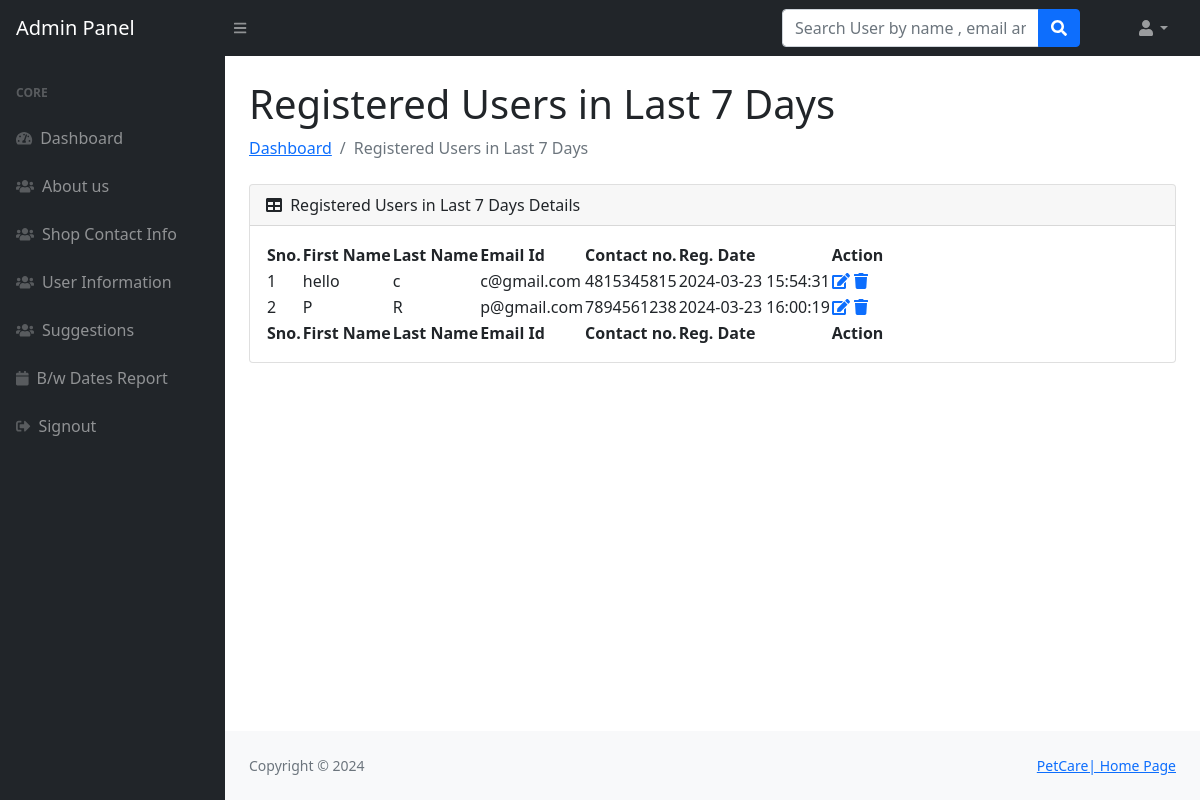
The page /admin_panel/loginsystem/admin/lastsevendays-reg-users.php (signed in) on the database its author committed.
### tables this page shows
CREATE TABLE `users` (
  `id` int NOT NULL AUTO_INCREMENT,
  `fname` varchar(255) DEFAULT NULL,
  `lname` varchar(255) DEFAULT NULL,
  `email` varchar(255) DEFAULT NULL,
  `password` varchar(300) DEFAULT NULL,
  `contactno` varchar(11) DEFAULT NULL,
  `posting_date` timestamp NOT NULL DEFAULT CURRENT_TIMESTAMP,
  PRIMARY KEY (`id`)
);

### admin_panel/loginsystem/admin/lastsevendays-reg-users.php (the view, shortened to what this page needs)
<?php session_start();
include_once('../includes/config.php');
if (strlen($_SESSION['adminid']==0)) {
  header('location:logout.php');
  } else{
   ?>
<!DOCTYPE html>
<html lang="en">
    <head>
        <link href="https://cdn.jsdelivr.net/npm/simple-datatables@latest/dist/style.css" rel="stylesheet" />
        <link href="../css/styles.css" rel="stylesheet" />
    </head>
    <body class="sb-nav-fixed">
      <?php include_once('includes/navbar.php');?>
        <div id="layoutSidenav">
         <?php include_once('includes/sidebar.php');?>
            <div id="layoutSidenav_content">
                <main>
                    <div class="container-fluid px-4">
                        <h1 class="mt-4">Registered Users in Last 7 Days </h1>
                        <ol class="breadcrumb mb-4">
                            <li class="breadcrumb-item"><a href="dashboard.php">Dashboard</a></li>
                            <li class="breadcrumb-item active">Registered Users in Last 7 Days </li>
                        </ol>
                        <div class="card mb-4">
                            <div class="card-header">
                                <i class="fas fa-table me-1"></i>
                          Registered Users in Last 7 Days  Details
                            </div>
                            <div class="card-body">
                                <table id="datatablesSimple">
                                    <thead>
                                        <tr>
                                             <th>Sno.</th>
                                  <th>First Name</th>
                                  <th> Last Name</th>
                                  <th> Email Id</th>
                                  <th>Contact no.</th>
                                  <th>Reg. Date</th>
                                  <th>Action</th>
                                        </tr>
                                    </thead>
                                    <tfoot>
                                        <tr>
                                             <th>Sno.</th>
                                  <th>First Name</th>
                                  <th> Last Name</th>
                                  <th> Email Id</th>
                                  <th>Contact no.</th>
                                  <th>Reg. Date</th>
                                  <th>Action</th>
                                        </tr>
                                    </tfoot>
                                    <tbody>
                                              <?php $ret=mysqli_query($con,"select * from users where date(posting_date)>=now() - INTERVAL 7 day");
                              $cnt=1;
                              while($row=mysqli_fetch_array($ret))
                              {?>
                              <tr>
                              <td><?php echo $cnt;?></td>
                                  <td><?php echo $row['fname'];?></td>
                                  <td><?php echo $row['lname'];?></td>
                                  <td><?php echo $row['email'];?></td>
                                  <td><?php echo $row['contactno'];?></td>  <td><?php echo $row['posting_date'];?></td>
                                  <td>
                                     <a href="user-profile.php?uid=<?php echo $row['id'];?>">
                          <i class="fas fa-edit"></i></a>
                                     <a href="manage-users.php?id=<?php echo $row['id'];?>" onClick="return confirm('Do you really want to delete');"><i class="fa fa-trash" aria-hidden="true"></i></a>
                                  </td>
                              </tr>
                              <?php $cnt=$cnt+1; }?>
                                    </tbody>
                                </table>
                            </div>
                        </div>
                    </div>
                </main>
  <?php include('../includes/footer.php');?>
            </div>
        </div>
    </body>
</html>
<?php } ?>

### rows shown on the page
users: fname "hello", lname "c", email "c@gmail.com", contactno "4815345815", posting_date "2024-03-23 15:54:31"
users: fname "P", lname "R", email "p@gmail.com", contactno "7894561238", posting_date "2024-03-23 16:00:19"
